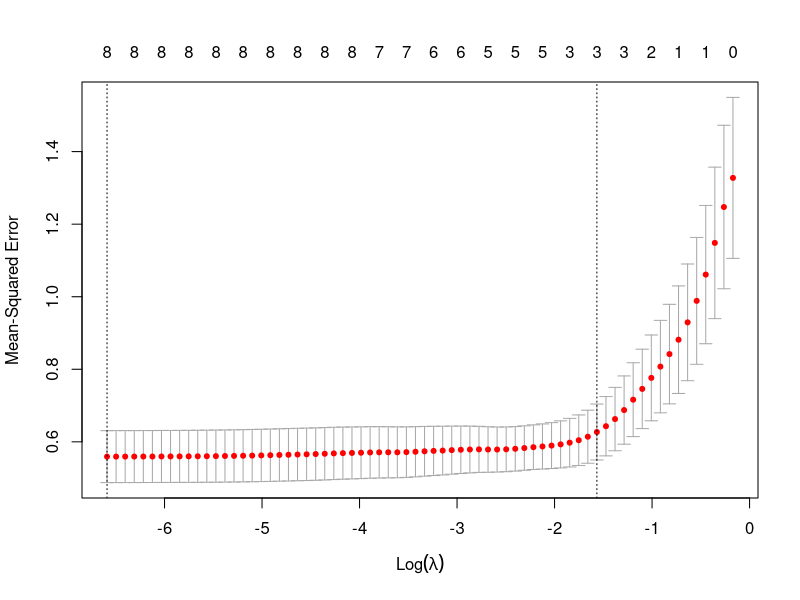
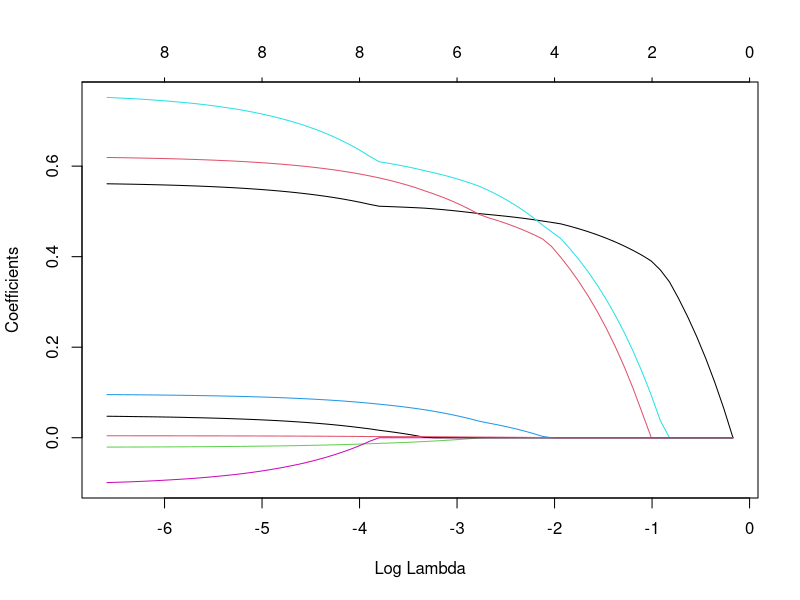

Here is the R script that generated these plots, in order:
## ---- chunk 1
library(glmnet)
## ---- chunk 2
prostate <- read.csv("../data/prostate.csv")
lasso_fit <- cv.glmnet(x = data.matrix(prostate[, 1:8]), 
                       y = prostate$lpsa, nfolds = 10, 
                       alpha = 1)
## ---- chunk 3
lasso_fit$lambda.min
lasso_fit$lambda.1se
plot(lasso_fit)
plot(lasso_fit$glmnet.fit, "lambda")
## ---- chunk 4
coef(lasso_fit, s = "lambda.min")
## ---- chunk 5
coef(lasso_fit, s = "lambda.1se")
